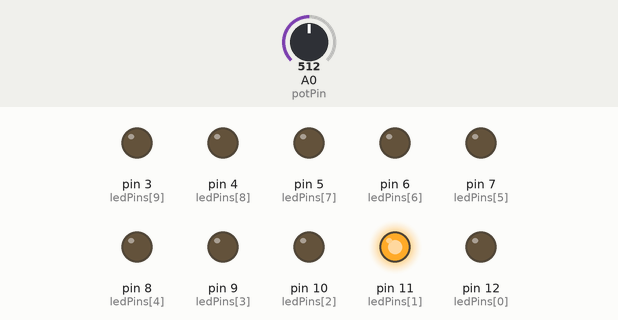
This sketch was run on a simulated Arduino Uno, built with avr-gcc and run on an emulated ATmega328P. Parts: output pins drawn as LEDs (lit = HIGH). Inputs (shaded band) come from the test bench; at power-on: A0 (potPin) = 512.

Above: at 6.3 s.
6.4 s: A0 (potPin) set to 122
At 7.4 s:
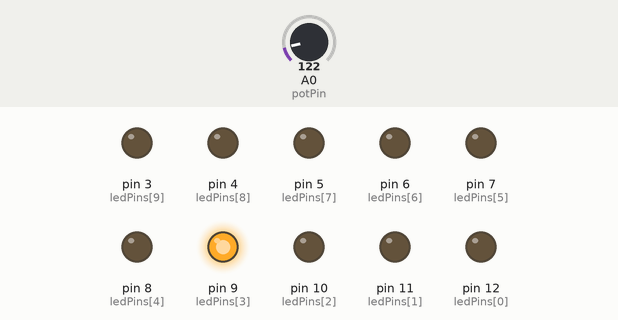
12.5 s: A0 (potPin) set to 306
At 13.25 s:
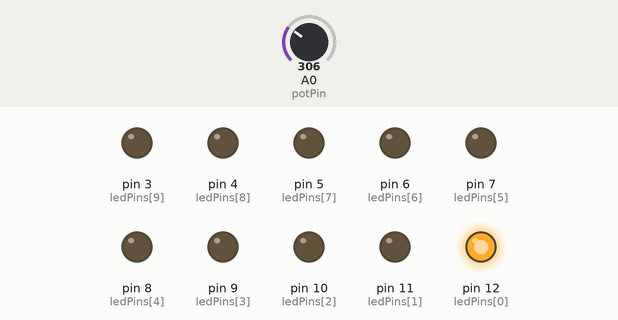
18.6 s: A0 (potPin) set to 716
At 22.4 s:
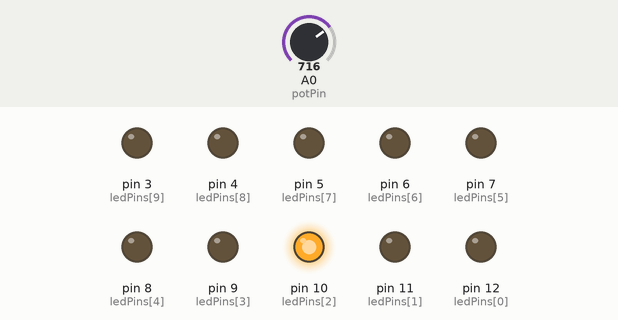
Timing chart, 0 to 30.7 s (numbered marks = the images above; inputs shaded):
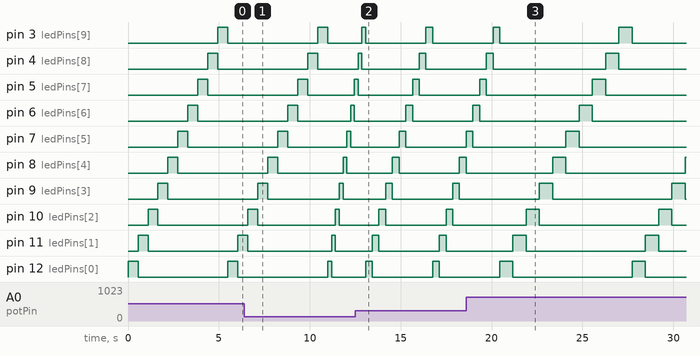

The sketch:

4.ino
```cpp
const int ledPins[] = {12, 11, 10, 9, 8, 7, 6, 5, 4, 3}; // LED
const int potPin = A0; //potenciômetro

void setup() {
  for (int i = 0; i < 10; i++) {
    pinMode(ledPins[i], OUTPUT);
  }
}

void loop() {
  int potValue = analogRead(potPin);// Lê o valor do potenciômetro
  int delayTime = map(potValue, 0, 1023, 100, 1000);// Mapeia o valor para o tempo de atraso


  for (int i = 0; i < 10; i++) {
    digitalWrite(ledPins[i], HIGH);
    delay(delayTime);
    digitalWrite(ledPins[i], LOW);
  }
}
```

Measured:
- after the input at 12.5 s, pin 9 (ledPins[3]): alternates HIGH for 0.37 s and LOW for 3.3 s, starting after 1.7 s; pin 10 (ledPins[2]): alternates HIGH for 0.37 s and LOW for 3.3 s, starting after 1.3 s
- after the input at 18.6 s, pin 9 (ledPins[3]): alternates HIGH for 0.73 s and LOW for 6.6 s, starting after 4.0 s; pin 10 (ledPins[2]): alternates HIGH for 0.73 s and LOW for 6.6 s, starting after 3.3 s
- by itself, pin 12 (ledPins[0]): alternates HIGH for 0.55 s and LOW for 5.0 s
